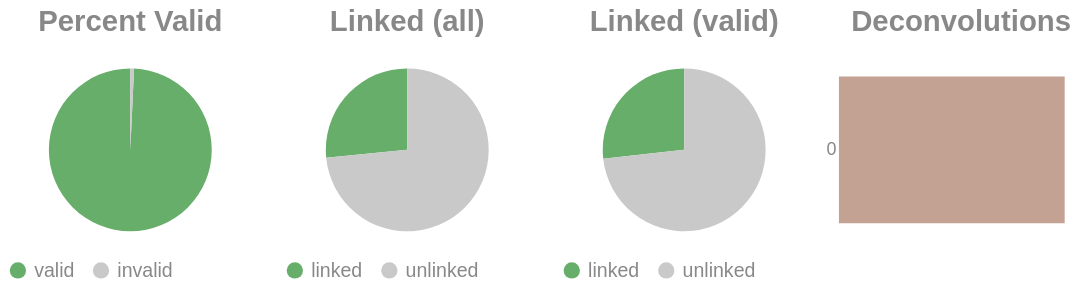

The cell this chart's notebook holds for it:
### Code cell
if SKIPLR:
    pass
else:
    clash = Counter()
    for i in valids['molecule'].to_list():
        _mol = i.split("-")
        if len(_mol) == 1:
            clash.update('0')
        else:
            clash.update(_mol[-1])

    _d = {"deconvolutions": [], 'count': []}
    for k,v in clash.items():
        _d['deconvolutions'].append(k)
        _d['count'].append(v)

    tot_valid = valids['reads'].sum()
    mask = valids['reads'] >= 2
    n_linked_reads = valids.filter(mask)['reads'].sum()
    if n_linked_reads == 0:
        print_html("No linked molecules (>=2 reads) were detected; skipping linked-only distributions.")
        SKIPLR = True
    else:
        perc_valid = round(tot_valid / n_reads, 4)
        linked_perc_abs = round(n_linked_reads / n_reads, 4)
        linked_perc = round(n_linked_reads / tot_valid, 4)

    _valid = pl.DataFrame({"valids": ['valid', 'invalid'], "count": [tot_valid, n_reads - tot_valid]})
    _linked_abs = pl.DataFrame({"linked (absolute)": ['linked', 'unlinked'], "count": [n_linked_reads, n_reads - n_linked_reads]})
    _linked_rel = pl.DataFrame({"linked (valids)": ['linked', 'unlinked'], "count": [n_linked_reads, tot_valid - n_linked_reads]})

    (
        alt.hconcat(
            piechart(_valid, goodval = 'valid', title = "Percent Valid"),
            piechart(_linked_abs, goodval = "linked", title =  "Linked (all)"),
            piechart(_linked_rel, goodval = "linked", title =  "Linked (valid)"),
            convolutionbar(pl.DataFrame(_d), title = "Deconvolutions"),
            center = True,
            bounds = 'flush'
        )
        .resolve_scale(color='independent')
        .resolve_legend('independent')
        .properties(usermeta={'embedOptions': {"actions": False}})
    ).display()

### Figure 1 — Vega-Lite specification as saved in the notebook (floating-point values rounded to 4 significant figures)
{"width": "container", "height": 400, "config": {"title": {"anchor": "start", "dy": -15, "fontSize": 18, "color": "#888888", "subtitleColor": "#888888", "subtitleFontSize": 14}, "arc": {"fill": "#0072B2"}, "axis": {"domainColor": "#888888", "domainWidth": 0.5, "gridWidth": 0.2, "grid": false, "titleFontWeight": 400, "titleFontSize": 15, "labelFontSize": 11, "labelColor": "#888888", "tickColor": "#888888", "tickWidth": 0.2, "titleColor": "#888888"}, "axisBand": {"grid": false}, "axisX": {"grid": true, "tickSize": 10, "domainCap": "round"}, "axisY": {"domain": false, "grid": true, "tickSize": 0, "domainCap": "round"}, "background": "transparent", "header": {"labelFontSize": 15, "labelColor": "#888888", "titleFontSize": 15, "titleFontWeight": 600, "titleColor": "#888888"}, "legend": {"labelFont": "sans-serif", "labelFontSize": 12, "labelColor": "#888888", "symbolSize": 100, "symbolType": "circle", "titleFontSize": 12, "titlePadding": 10, "titleColor": "#888888", "title": null}, "range": {"category": ["#E69F00", "#56B4E9", "#009E73", "#F0E442", "#0072B2", "#D55E00", "#CC79A7", "#000000"], "diverging": ["#cfe8f3", "#a2d4ec", "#73bfe2", "#46abdb", "#1696d2", "#12719e"]}, "area": {"fill": "#0072B2", "fillOpacity": 0.7, "line": true, "strokeOpacity": 0.7}, "line": {"color": "#0072B2", "stroke": "#0072B2", "strokeWidth": 2}, "trail": {"color": "#0072B2", "stroke": "#0072B2", "strokeWidth": 0, "size": 1}, "point": {"filled": true, "fillOpacity": 1.0, "size": 95}, "text": {"color": "#888888", "fontSize": 11, "align": "right", "fontWeight": 400, "size": 11}, "bar": {"fill": "#0072B2", "stroke": null}, "view": {"stroke": null, "continuousWidth": 660, "continuousHeight": 400}}, "hconcat": [{"data": {"name": "data-cb4430ce00ada4bf40271427fc32f6c6"}, "mark": {"type": "arc"}, "encoding": {"color": {"field": "valids", "legend": {"orient": "bottom", "title": null}, "scale": {"domain": ["valid", "invalid"], "range": ["#68ae6b", "#C9C9C9"]}, "title": "Valids", "type": "nominal"}, "theta": {"field": "count", "type": "quantitative"}, "tooltip": [{"field": "valids", "title": "Valids", "type": "ordinal"}, {"field": "percent", "format": ".2%", "title": "Percent", "type": "quantitative"}, {"field": "count", "title": "Count", "type": "quantitative"}]}, "height": 100, "title": {"text": "Percent Valid", "align": "center", "anchor": "middle"}, "transform": [{"calculate": "datum.count / 4446799", "as": "percent"}], "width": 150}, {"data": {"name": "data-c4137722adfdd5a551015a1ad6239caa"}, "mark": {"type": "arc"}, "encoding": {"color": {"field": "linked (absolute)", "legend": {"orient": "bottom", "title": null}, "scale": {"domain": ["linked", "unlinked"], "range": ["#68ae6b", "#C9C9C9"]}, "title": "Linked (Absolute)", "type": "nominal"}, "theta": {"field": "count", "type": "quantitative"}, "tooltip": [{"field": "linked (absolute)", "title": "Linked (Absolute)", "type": "ordinal"}, {"field": "percent", "format": ".2%", "title": "Percent", "type": "quantitative"}, {"field": "count", "title": "Count", "type": "quantitative"}]}, "height": 100, "title": {"text": "Linked (all)", "align": "center", "anchor": "middle"}, "transform": [{"calculate": "datum.count / 4446799", "as": "percent"}], "width": 150}, {"data": {"name": "data-b3206ecef719898acd085694a77701f8"}, "mark": {"type": "arc"}, "encoding": {"color": {"field": "linked (valids)", "legend": {"orient": "bottom", "title": null}, "scale": {"domain": ["linked", "unlinked"], "range": ["#68ae6b", "#C9C9C9"]}, "title": "Linked (Valids)", "type": "nominal"}, "theta": {"field": "count", "type": "quantitative"}, "tooltip": [{"field": "linked (valids)", "title": "Linked (Valids)", "type": "ordinal"}, {"field": "percent", "format": ".2%", "title": "Percent", "type": "quantitative"}, {"field": "count", "title": "Count", "type": "quantitative"}]}, "height": 100, "title": {"text": "Linked (valid)", "align": "center", "anchor": "middle"}, "transform": [{"calculate": "datum.count / 4414049", "as": "percent"}], "width": 150}, {"data": {"name": "data-8de4e41974a3eb16e003622cc24d4db8"}, "mark": {"type": "bar"}, "encoding": {"color": {"field": "deconvolutions", "legend": null, "scale": {"scheme": "lightgreyred"}, "type": "nominal"}, "tooltip": [{"field": "deconvolutions", "title": "Deconvolutions", "type": "ordinal"}, {"field": "percent", "format": ".2%", "title": "Percent", "type": "quantitative"}, {"field": "count", "title": "Count", "type": "quantitative"}], "x": {"axis": null, "field": "count", "type": "quantitative"}, "y": {"field": "deconvolutions", "sort": "ascending", "title": null, "type": "nominal"}}, "height": 100, "title": {"text": "Deconvolutions", "align": "center", "anchor": "middle"}, "transform": [{"calculate": "datum.count / 3695558", "as": "percent"}], "width": 150}], "bounds": "flush", "center": true, "resolve": {"legend": {"angle": "independent"}, "scale": {"color": "independent"}}, "usermeta": {"embedOptions": {"actions": false}}, "$schema": "https://vega.github.io/schema/vega-lite/v6.1.0.json", "datasets": {"data-cb4430ce00ada4bf40271427fc32f6c6": [{"valids": "valid", "count": 4414049}, {"valids": "invalid", "count": 32750}], "data-c4137722adfdd5a551015a1ad6239caa": [{"linked (absolute)": "linked", "count": 1179868}, {"linked (absolute)": "unlinked", "count": 3266931}], "data-b3206ecef719898acd085694a77701f8": [{"linked (valids)": "linked", "count": 1179868}, {"linked (valids)": "unlinked", "count": 3234181}], "data-8de4e41974a3eb16e003622cc24d4db8": [{"deconvolutions": "0", "count": 3695558}]}}
